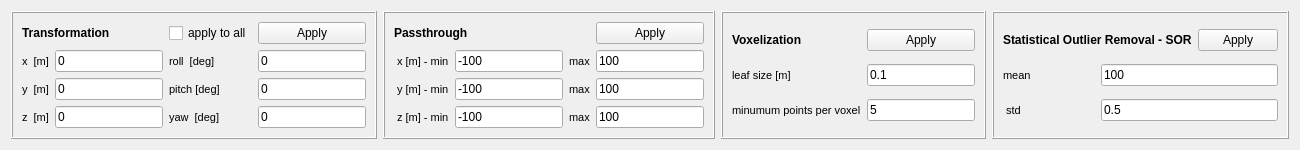
            <widget class="QWidget" name="Filtering">
             <attribute name="title">
              <string>Filtering</string>
             </attribute>
             <layout class="QGridLayout" name="gridLayout_4">
              <item row="0" column="1">
               <widget class="QFrame" name="frame_5">
                <property name="frameShape">
                 <enum>QFrame::Box</enum>
                </property>
                <property name="frameShadow">
                 <enum>QFrame::Raised</enum>
                </property>
                <layout class="QGridLayout" name="gridLayout_6">
                 <item row="3" column="1">
                  <widget class="QLineEdit" name="lineEdit_y_min_pfilter">
                   <property name="text">
                    <string>-100</string>
                   </property>
                  </widget>
                 </item>
                 <item row="3" column="2">
                  <widget class="QLabel" name="label_17">
                   <property name="font">
                    <font>
                     <pointsize>8</pointsize>
                     <weight>50</weight>
                     <italic>false</italic>
                     <bold>false</bold>
                    </font>
                   </property>
                   <property name="text">
                    <string>max</string>
                   </property>
                  </widget>
                 </item>
                 <item row="4" column="0">
                  <widget class="QLabel" name="label_10">
                   <property name="font">
                    <font>
                     <pointsize>8</pointsize>
                     <weight>50</weight>
                     <italic>false</italic>
                     <bold>false</bold>
                    </font>
                   </property>
                   <property name="text">
                    <string> z [m] - min</string>
                   </property>
                  </widget>
                 </item>
                 <item row="3" column="3">
                  <widget class="QLineEdit" name="lineEdit_y_max_pfilter">
                   <property name="text">
                    <string>100</string>
                   </property>
                  </widget>
                 </item>
                 <item row="0" column="0" colspan="3">
                  <widget class="QLabel" name="label_14">
                   <property name="font">
                    <font>
                     <pointsize>9</pointsize>
                     <weight>75</weight>
                     <italic>false</italic>
                     <bold>true</bold>
                    </font>
                   </property>
                   <property name="text">
                    <string>Passthrough</string>
                   </property>
                  </widget>
                 </item>
                 <item row="4" column="3">
                  <widget class="QLineEdit" name="lineEdit_z_max_pfilter">
                   <property name="text">
                    <string>100</string>
                   </property>
                  </widget>
                 </item>
                 <item row="4" column="2">
                  <widget class="QLabel" name="label_18">
                   <property name="font">
                    <font>
                     <pointsize>8</pointsize>
                     <weight>50</weight>
                     <italic>false</italic>
                     <bold>false</bold>
                    </font>
                   </property>
                   <property name="text">
                    <string>max</string>
                   </property>
                  </widget>
                 </item>
                 <item row="4" column="1">
                  <widget class="QLineEdit" name="lineEdit_z_min_pfilter">
                   <property name="text">
                    <string>-100</string>
                   </property>
                  </widget>
                 </item>
                 <item row="2" column="2">
                  <widget class="QLabel" name="label_16">
                   <property name="font">
                    <font>
                     <pointsize>8</pointsize>
                     <weight>50</weight>
                     <italic>false</italic>
                     <bold>false</bold>
                    </font>
                   </property>
                   <property name="text">
                    <string>max</string>
                   </property>
                  </widget>
                 </item>
                 <item row="2" column="3">
                  <widget class="QLineEdit" name="lineEdit_x_max_pfilter">
                   <property name="text">
                    <string>100</string>
                   </property>
                  </widget>
                 </item>
                 <item row="3" column="0">
                  <widget class="QLabel" name="label_9">
                   <property name="font">
                    <font>
                     <pointsize>8</pointsize>
                     <weight>50</weight>
                     <italic>false</italic>
                     <bold>false</bold>
                    </font>
                   </property>
                   <property name="text">
                    <string> y [m] - min</string>
                   </property>
                  </widget>
                 </item>
                 <item row="2" column="0">
                  <widget class="QLabel" name="label_8">
                   <property name="font">
                    <font>
                     <pointsize>8</pointsize>
                     <weight>50</weight>
                     <italic>false</italic>
                     <bold>false</bold>
                    </font>
                   </property>
                   <property name="text">
                    <string> x [m] - min</string>
                   </property>
                  </widget>
                 </item>
                 <item row="2" column="1">
                  <widget class="QLineEdit" name="lineEdit_x_min_pfilter">
                   <property name="text">
                    <string>-100</string>
                   </property>
                  </widget>
                 </item>
                 <item row="0" column="3">
                  <widget class="QPushButton" name="pushButton_applyPfilter">
                   <property name="text">
                    <string>Apply</string>
                   </property>
                  </widget>
                 </item>
                </layout>
               </widget>
              </item>
              <item row="0" column="3">
               <widget class="QFrame" name="frame_4">
                <property name="frameShape">
                 <enum>QFrame::Box</enum>
                </property>
                <property name="frameShadow">
                 <enum>QFrame::Raised</enum>
                </property>
                <layout class="QGridLayout" name="gridLayout_5">
                 <item row="0" column="2">
                  <widget class="QPushButton" name="pushButton_applyVoxel">
                   <property name="text">
                    <string>Apply</string>
                   </property>
                  </widget>
                 </item>
                 <item row="2" column="2">
                  <widget class="QLineEdit" name="lineEdit_leafSize">
                   <property name="text">
                    <string>0.1</string>
                   </property>
                  </widget>
                 </item>
                 <item row="3" column="1">
                  <widget class="QLabel" name="label_30">
                   <property name="font">
                    <font>
                     <pointsize>8</pointsize>
                     <weight>50</weight>
                     <italic>false</italic>
                     <bold>false</bold>
                    </font>
                   </property>
                   <property name="text">
                    <string>minumum points per voxel</string>
                   </property>
                  </widget>
                 </item>
                 <item row="3" column="2">
                  <widget class="QLineEdit" name="lineEdit_minPointsPerVoxel">
                   <property name="text">
                    <string>5</string>
                   </property>
                  </widget>
                 </item>
                 <item row="2" column="1">
                  <widget class="QLabel" name="label_11">
                   <property name="font">
                    <font>
                     <pointsize>8</pointsize>
                     <weight>50</weight>
                     <italic>false</italic>
                     <bold>false</bold>
                    </font>
                   </property>
                   <property name="text">
                    <string>leaf size [m]</string>
                   </property>
                  </widget>
                 </item>
                 <item row="0" column="1">
                  <widget class="QLabel" name="label_6">
                   <property name="font">
                    <font>
                     <pointsize>9</pointsize>
                     <weight>75</weight>
                     <italic>false</italic>
                     <bold>true</bold>
                    </font>
                   </property>
                   <property name="text">
                    <string>Voxelization</string>
                   </property>
                  </widget>
                 </item>
                </layout>
               </widget>
              </item>
              <item row="0" column="4">
               <widget class="QFrame" name="frame_3">
                <property name="frameShape">
                 <enum>QFrame::Box</enum>
                </property>
                <property name="frameShadow">
                 <enum>QFrame::Raised</enum>
                </property>
                <layout class="QGridLayout" name="gridLayout_7">
                 <item row="1" column="0">
                  <widget class="QLabel" name="label_12">
                   <property name="font">
                    <font>
                     <pointsize>8</pointsize>
                     <weight>50</weight>
                     <italic>false</italic>
                     <bold>false</bold>
                    </font>
                   </property>
                   <property name="text">
                    <string>mean</string>
                   </property>
                  </widget>
                 </item>
                 <item row="2" column="0">
                  <widget class="QLabel" name="label_13">
                   <property name="font">
                    <font>
                     <pointsize>8</pointsize>
                     <weight>50</weight>
                     <italic>false</italic>
                     <bold>false</bold>
                    </font>
                   </property>
                   <property name="text">
                    <string> std</string>
                   </property>
                  </widget>
                 </item>
                 <item row="0" column="0" colspan="2">
                  <widget class="QLabel" name="label_7">
                   <property name="font">
                    <font>
                     <pointsize>9</pointsize>
                     <weight>75</weight>
                     <italic>false</italic>
                     <bold>true</bold>
                    </font>
                   </property>
                   <property name="text">
                    <string>Statistical Outlier Removal - SOR</string>
                   </property>
                  </widget>
                 </item>
                 <item row="0" column="2">
                  <widget class="QPushButton" name="pushButton_applySOR">
                   <property name="text">
                    <string>Apply</string>
                   </property>
                  </widget>
                 </item>
                 <item row="1" column="1" colspan="2">
                  <widget class="QLineEdit" name="lineEdit_outlierMean">
                   <property name="text">
                    <string>100</string>
                   </property>
                  </widget>
                 </item>
                 <item row="2" column="1" colspan="2">
                  <widget class="QLineEdit" name="lineEdit_outlierStd">
                   <property name="text">
                    <string>0.5</string>
                   </property>
                  </widget>
                 </item>
                </layout>
               </widget>
              </item>
              <item row="0" column="0">
               <widget class="QFrame" name="frame_6">
                <property name="maximumSize">
                 <size>
                  <width>16777215</width>
                  <height>16777215</height>
                 </size>
                </property>
                <property name="frameShape">
                 <enum>QFrame::Box</enum>
                </property>
                <property name="frameShadow">
                 <enum>QFrame::Raised</enum>
                </property>
                <property name="lineWidth">
                 <number>1</number>
                </property>
                <layout class="QGridLayout" name="gridLayout_9">
                 <item row="2" column="0">
                  <widget class="QLabel" name="label_22">
                   <property name="font">
                    <font>
                     <pointsize>8</pointsize>
                     <weight>50</weight>
                     <italic>false</italic>
                     <bold>false</bold>
                    </font>
                   </property>
                   <property name="text">
                    <string>y  [m]</string>
                   </property>
                  </widget>
                 </item>
                 <item row="2" column="1">
                  <widget class="QLineEdit" name="lineEdit_yT">
                   <property name="text">
                    <string>0</string>
                   </property>
                  </widget>
                 </item>
                 <item row="3" column="2">
                  <widget class="QLabel" name="label_21">
                   <property name="font">
                    <font>
                     <pointsize>8</pointsize>
                     <weight>50</weight>
                     <italic>false</italic>
                     <bold>false</bold>
                    </font>
                   </property>
                   <property name="text">
                    <string>yaw  [deg]</string>
                   </property>
                  </widget>
                 </item>
                 <item row="3" column="0">
                  <widget class="QLabel" name="label_24">
                   <property name="font">
                    <font>
                     <pointsize>8</pointsize>
                     <weight>50</weight>
                     <italic>false</italic>
                     <bold>false</bold>
                    </font>
                   </property>
                   <property name="text">
                    <string>z  [m]</string>
                   </property>
                  </widget>
                 </item>
                 <item row="3" column="4">
                  <widget class="QLineEdit" name="lineEdit_yaw">
                   <property name="text">
                    <string>0</string>
                   </property>
                  </widget>
                 </item>
                 <item row="1" column="2">
                  <widget class="QLabel" name="label_19">
                   <property name="font">
                    <font>
                     <pointsize>8</pointsize>
                     <weight>50</weight>
                     <italic>false</italic>
                     <bold>false</bold>
                    </font>
                   </property>
                   <property name="text">
                    <string>roll  [deg]</string>
                   </property>
                  </widget>
                 </item>
                 <item row="1" column="4">
                  <widget class="QLineEdit" name="lineEdit_roll">
                   <property name="text">
                    <string>0</string>
                   </property>
                  </widget>
                 </item>
                 <item row="2" column="2">
                  <widget class="QLabel" name="label_20">
                   <property name="font">
                    <font>
                     <pointsize>8</pointsize>
                     <weight>50</weight>
                     <italic>false</italic>
                     <bold>false</bold>
                    </font>
                   </property>
                   <property name="text">
                    <string>pitch [deg]</string>
                   </property>
                  </widget>
                 </item>
                 <item row="2" column="4">
                  <widget class="QLineEdit" name="lineEdit_pitch">
                   <property name="text">
                    <string>0</string>
                   </property>
                  </widget>
                 </item>
                 <item row="3" column="1">
                  <widget class="QLineEdit" name="lineEdit_zT">
                   <property name="text">
                    <string>0</string>
                   </property>
                  </widget>
                 </item>
                 <item row="1" column="0">
                  <widget class="QLabel" name="label_23">
                   <property name="font">
                    <font>
                     <pointsize>8</pointsize>
                     <weight>50</weight>
                     <italic>false</italic>
                     <bold>false</bold>
                    </font>
                   </property>
                   <property name="text">
                    <string>x  [m]</string>
                   </property>
                  </widget>
                 </item>
                 <item row="1" column="1">
                  <widget class="QLineEdit" name="lineEdit_xT">
                   <property name="text">
                    <string>0</string>
                   </property>
                  </widget>
                 </item>
                 <item row="0" column="0" colspan="2">
                  <widget class="QLabel" name="label_15">
                   <property name="maximumSize">
                    <size>
                     <width>16777215</width>
                     <height>20</height>
                    </size>
                   </property>
                   <property name="font">
                    <font>
                     <pointsize>10</pointsize>
                     <weight>50</weight>
                     <italic>false</italic>
                     <bold>false</bold>
                    </font>
                   </property>
                   <property name="text">
                    <string>&lt;html&gt;&lt;head/&gt;&lt;body&gt;&lt;p&gt;&lt;span style=&quot; font-size:9pt; font-weight:600;&quot;&gt;Transformation &lt;/span&gt;&lt;/p&gt;&lt;/body&gt;&lt;/html&gt;</string>
                   </property>
                  </widget>
                 </item>
                 <item row="0" column="2">
                  <widget class="QCheckBox" name="checkBox_applyTransformation">
                   <property name="text">
                    <string>apply to all</string>
                   </property>
                  </widget>
                 </item>
                 <item row="0" column="4">
                  <widget class="QPushButton" name="pushButton_applyTransformation">
                   <property name="text">
                    <string>Apply</string>
                   </property>
                  </widget>
                 </item>
                </layout>
               </widget>
              </item>
             </layout>
            </widget>
